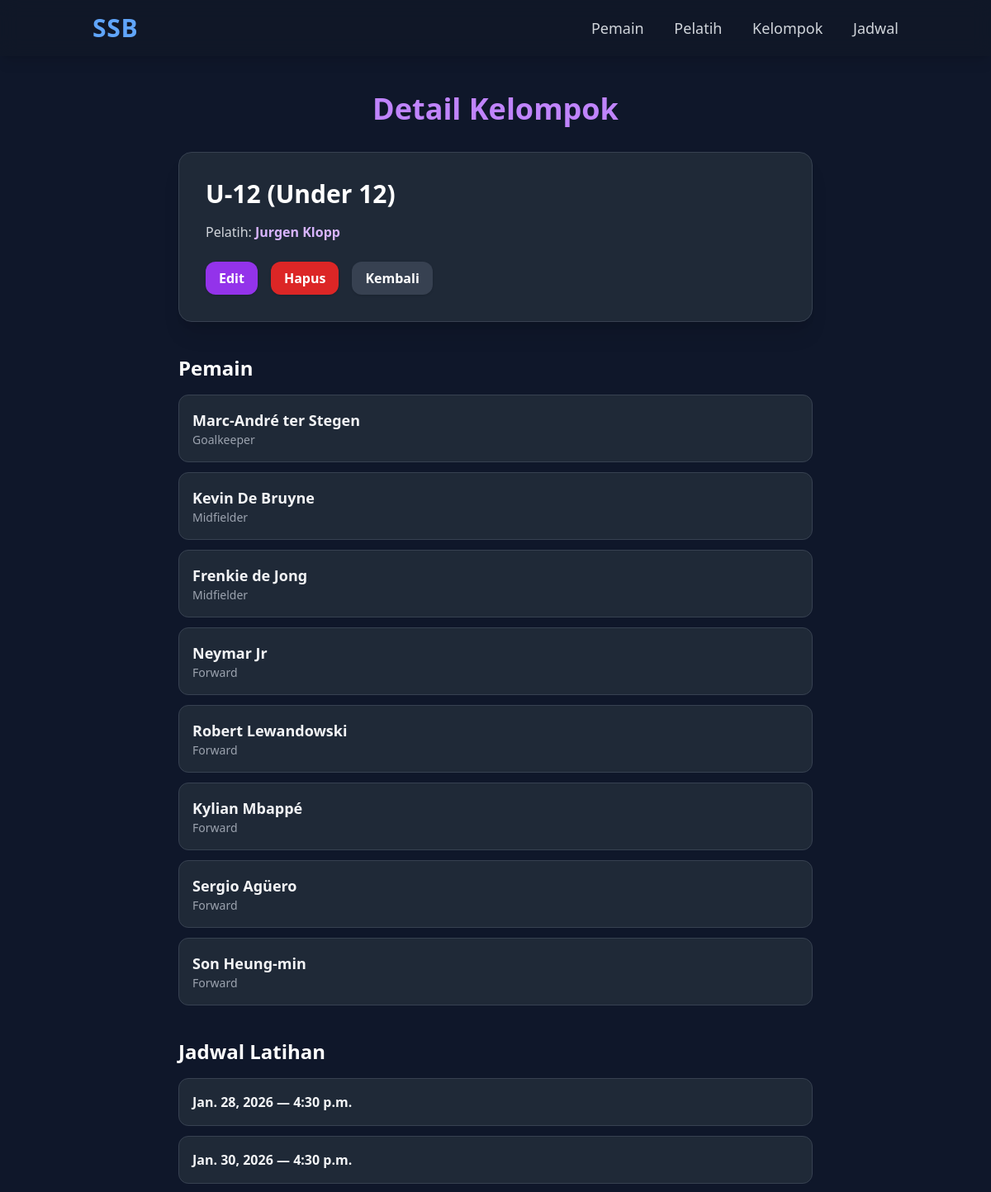
Page /groups/3/ (upper part) on the earlier database version.
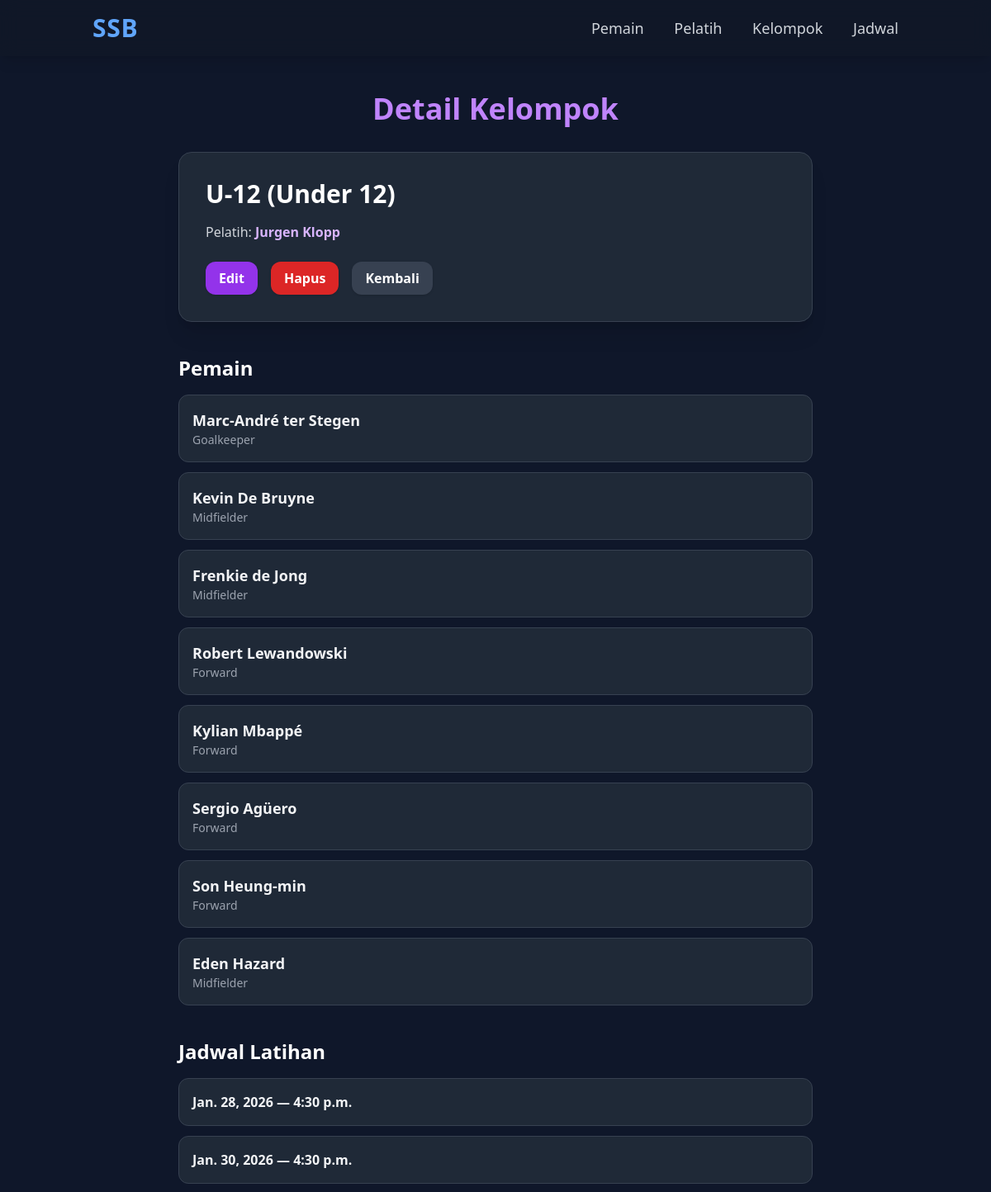
Same page on the later database version.
### academy/models.py (models this page shows, shortened)
class Player(models.Model):
    STATUS_PENDING = 'pending'
    STATUS_APPROVED = 'approved'
    STATUS_REJECTED = 'rejected'
    STATUS_CHOICES = [
        (STATUS_PENDING, 'Pending'),
        (STATUS_APPROVED, 'Approved'),
        (STATUS_REJECTED, 'Rejected'),
    ]
    user = models.OneToOneField(User, on_delete=models.CASCADE, related_name='player')
    name = models.CharField(max_length=100, blank=True, null=True)
    age = models.IntegerField(blank=True, null=True)
    position = models.CharField(max_length=50, blank=True, null=True)
    photo = models.ImageField(upload_to='players/', blank=True, null=True)
    group = models.ForeignKey(Group, on_delete=models.SET_NULL, null=True, blank=True)
    status = models.CharField(max_length=10, choices=STATUS_CHOICES, default=STATUS_PENDING)
    registered_at = models.DateTimeField(auto_now_add=True)
    approved_at = models.DateTimeField(null=True, blank=True)
    approved_by = models.ForeignKey(User, null=True, blank=True, on_delete=models.SET_NULL, related_name='approved_players')

class TrainingSchedule(models.Model):
    date = models.DateField()
    time = models.TimeField()
    group = models.ForeignKey(Group, on_delete=models.CASCADE)

### academy/views.py (the view)
# urls.py: path('groups/<int:pk>/', views.group_detail, name='group_detail'),
def group_detail(request, pk):
    group = get_object_or_404(Group, pk=pk)
    players = Player.objects.filter(group=group)
    schedules = TrainingSchedule.objects.filter(group=group)
    return render(request, 'academy/group_detail.html', {
        'group': group,
        'players': players,
        'schedules': schedules
    })

### academy/templates/academy/group_detail.html (shortened to what this page needs)
{% extends "academy/base.html" %}
{% load static %}
{% block content %}
<h1 class="text-4xl font-bold text-purple-400 mb-8 text-center">Detail Kelompok</h1>
<div class="max-w-3xl mx-auto bg-gray-800 rounded-2xl p-8 border border-gray-700 shadow-xl">
    <h2 class="text-3xl font-bold text-white mb-4">{{ group.name }}</h2>
    <p class="text-gray-300 mb-2">
        Pelatih:
        {% if group.coach %}
            <span class="text-purple-300 font-semibold">{{ group.coach.name }}</span>
        {% else %}
            -
        {% endif %}
    </p>
    <div class="flex space-x-4 mt-6">
        <a href="/groups/{{ group.id }}/edit/"
           class="bg-purple-600 hover:bg-purple-500 text-white font-semibold py-2 px-4 rounded-xl shadow">
            Edit
        </a>
        <form action="/groups/{{ group.id }}/delete/" method="post"
              onsubmit="return confirm('Yakin ingin menghapus kelompok ini?');">
            <button type="submit"
                    class="bg-red-600 hover:bg-red-500 text-white font-semibold py-2 px-4 rounded-xl shadow">
                Hapus
            </button>
        </form>
        <a href="/groups/"
           class="bg-gray-700 hover:bg-gray-600 text-white font-semibold py-2 px-4 rounded-xl shadow">
            Kembali
        </a>
    </div>
</div>
<div class="max-w-3xl mx-auto mt-10">
    <h3 class="text-2xl font-bold text-white mb-4">Pemain</h3>
    {% if players %}
        <div class="space-y-3">
            {% for p in players %}
            <a href="/players/{{ p.id }}/"
               class="block bg-gray-800 hover:bg-gray-700 p-4 rounded-xl border border-gray-700 transition">
                <h4 class="text-lg font-bold text-gray-100">{{ p.name }}</h4>
                <p class="text-gray-400 text-sm">{{ p.position }}</p>
            </a>
            {% endfor %}
        </div>
    {% else %}
        <p class="text-gray-400">Belum ada pemain.</p>
    {% endif %}
</div>
<div class="max-w-3xl mx-auto mt-10">
    <h3 class="text-2xl font-bold text-white mb-4">Jadwal Latihan</h3>
    {% if schedules %}
        <div class="space-y-3">
            {% for s in schedules %}
            <a href="/schedules/{{ s.id }}/"
               class="block bg-gray-800 hover:bg-gray-700 p-4 rounded-xl border border-gray-700 transition">
                <p class="text-gray-100 font-semibold">{{ s.date }} — {{ s.time }}</p>
            </a>
            {% endfor %}
        </div>
    {% else %}
        <p class="text-gray-400">Belum ada jadwal.</p>
    {% endif %}
</div>
{% endblock %}

Differences in the rows shown:
removed Player: name "Neymar Jr", position "Forward"
added Player: name "Eden Hazard", position "Midfielder"
